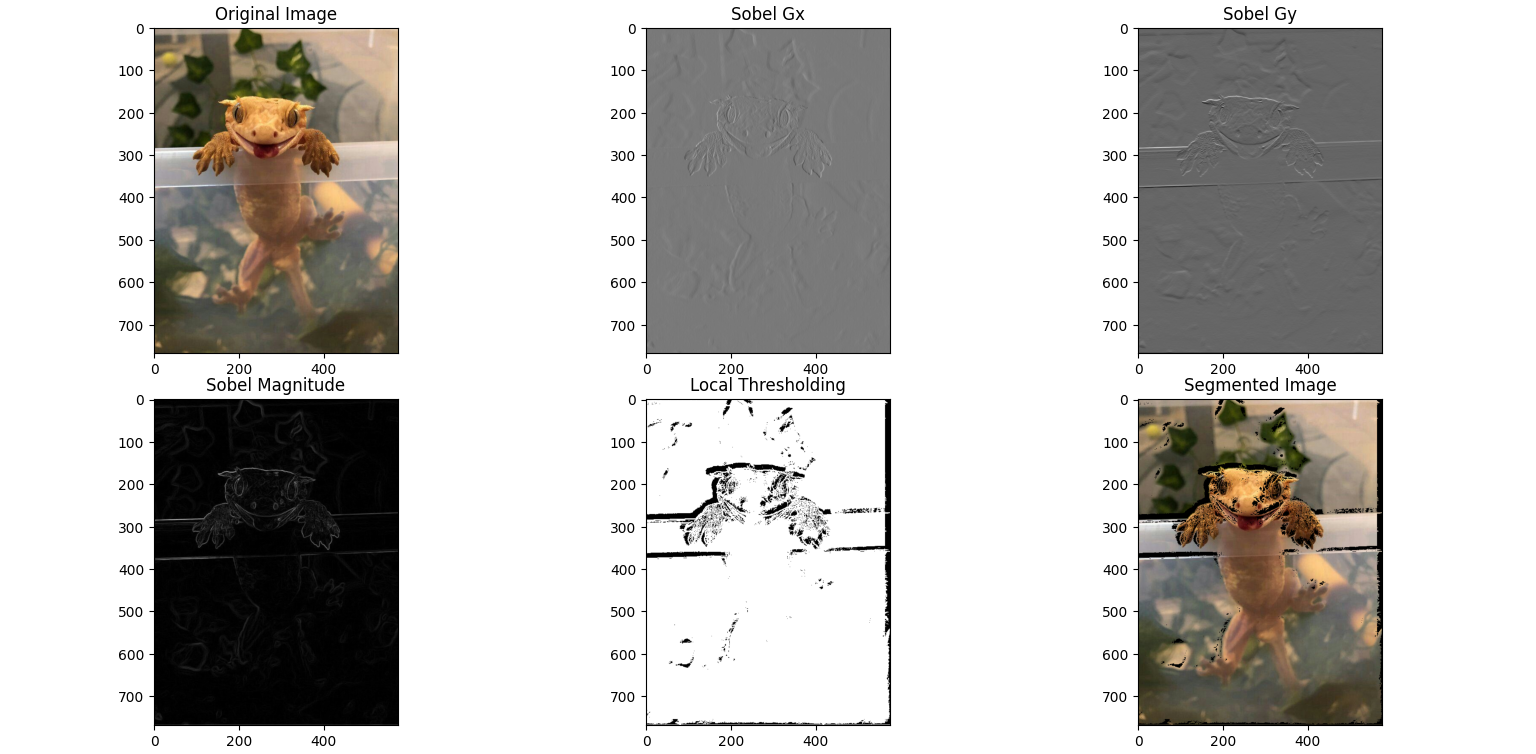

Generate this figure with Python:
import imageio.v3 as i
import matplotlib.pyplot as plt
import numpy as np

img = i.imread("C:\\Users\\muham\\OneDrive\\Desktop\\cr.jpg", mode='F') 

sx = np.array([
    [-1, 0, 1],
    [-2, 0, 2],
    [-1, 0, 1]
])
sy = np.array([
    [-1, -2, -1],
    [ 0,  0,  0],
    [ 1,  2,  1]
])

ipad = np.pad(img, pad_width=1, mode='constant', constant_values=0) 
gx = np.zeros_like(img)
gy = np.zeros_like(img)

for y in range(1, ipad.shape[0] - 1):
    for x in range(1, ipad.shape[1] - 1):
        area = ipad[y-1:y+2, x-1:x+2]
        gx[y-1, x-1] = np.sum(area * sx)
        gy[y-1, x-1] = np.sum(area * sy)


G = np.sqrt(gx**2 + gy**2)
G = (G / G.max()) * 255  
G = np.clip(G, 0, 255).astype(np.uint8) 

sobel_path = "C:\\Users\\muham\\OneDrive\\Desktop\\sobel.jpg"
i.imwrite(sobel_path, G)

def lt(img, block_size, c):
    iPad = np.pad(img, pad_width=1, mode='constant', constant_values=0)
    thres = np.zeros_like(img)
    for k in range(img.shape[0]):
        for j in range(img.shape[1]):
            l_area = iPad[k:k+block_size, j:j+block_size]
            l_mean = np.mean(l_area)
            thres[k, j] = 255 if img[k, j] > (l_mean - c) else 0
    return thres


thres = lt(G, 15, 10)
mask = (thres == 255).astype(np.uint8)


img2 = i.imread("C:\\Users\\muham\\OneDrive\\Desktop\\cr.jpg")
segm = img2 * mask[:, :, np.newaxis]  

plt.figure(figsize=(15, 10))
plt.subplot(2, 3, 1)
plt.title("Original Image")
plt.imshow(img2)

plt.subplot(2, 3, 2)
plt.title("Sobel Gx")
plt.imshow(gx, cmap='gray')

plt.subplot(2, 3, 3)
plt.title("Sobel Gy")
plt.imshow(gy, cmap='gray')

plt.subplot(2, 3, 4)
plt.title("Sobel Magnitude")
plt.imshow(G, cmap='gray')

plt.subplot(2, 3, 5)
plt.title("Local Thresholding")
plt.imshow(thres, cmap='gray')

plt.subplot(2, 3, 6)
plt.title("Segmented Image")
plt.imshow(segm)

plt.tight_layout()
plt.show()
